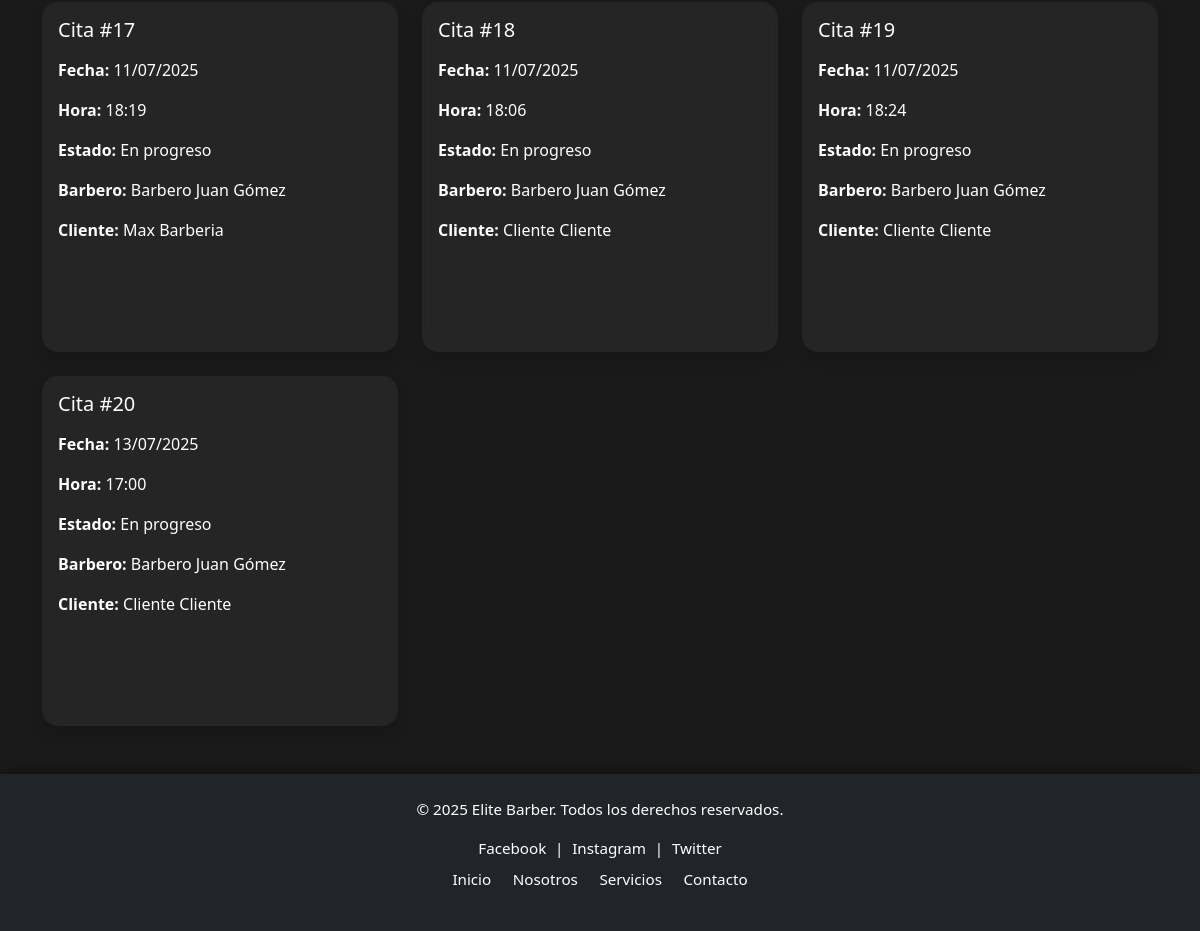
The page /registro_citas/ (lower part) on the database as committed earlier.
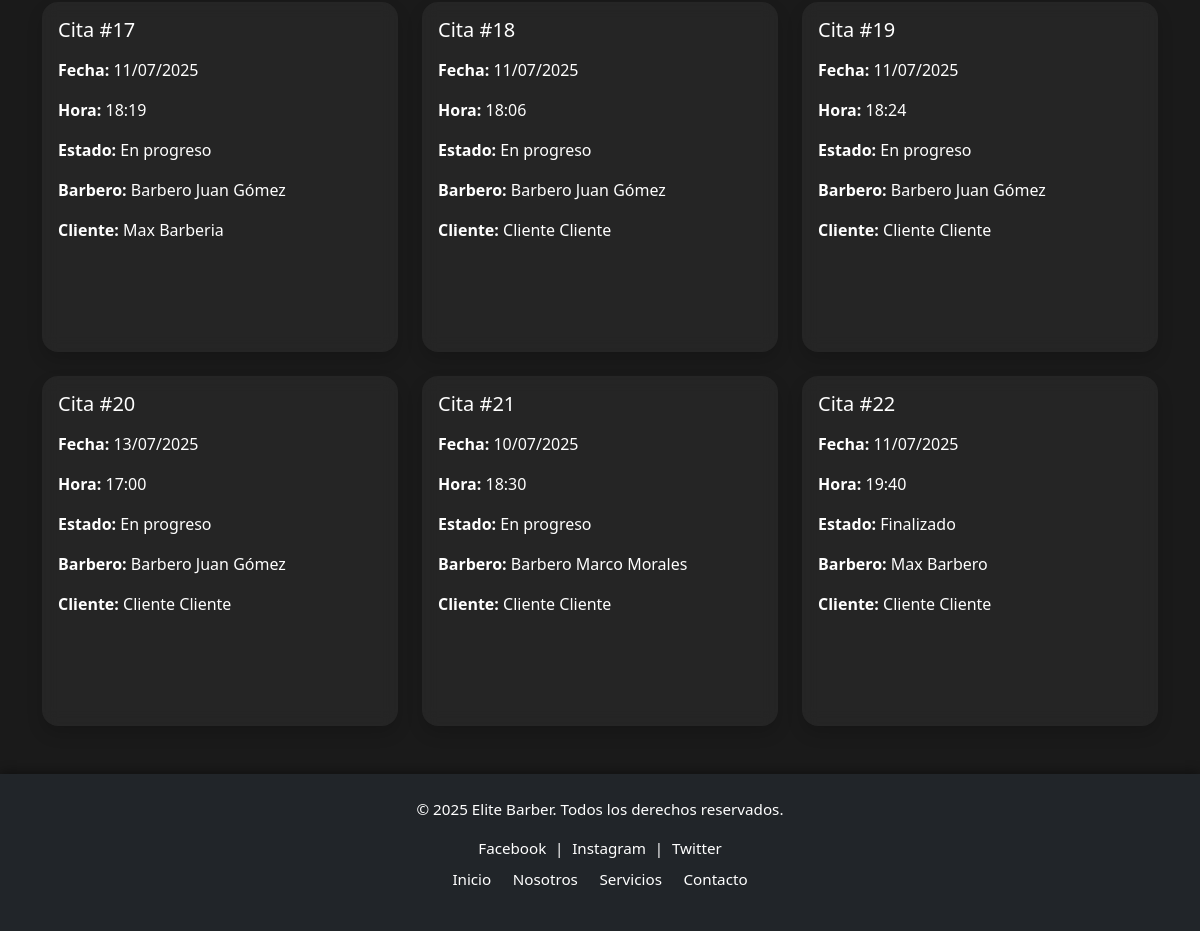
The same page on the database as committed later.
### gestion3/models.py (models this page shows, shortened)
class Cita(models.Model):
    id_cita = models.AutoField(primary_key=True)
    id_cliente = models.ForeignKey(Usuario, on_delete=models.CASCADE, related_name='citas_cliente')
    id_servicio = models.ForeignKey(Servicio, on_delete=models.CASCADE)
    id_estado_cita = models.ForeignKey(EstadoCita, on_delete=models.CASCADE)
    fecha_cita = models.DateField()
    hora_cita = models.TimeField()

class EstadoCita(models.Model):
    id_estado_cita = models.AutoField(primary_key=True)
    ESTADO_CITA_CHOICES = [
        ('En progreso', 'En progreso'),
        ('Finalizado', 'Finalizado'),
        ('Cancelado', 'Cancelado'),
    ]
    estado_cita = models.CharField(max_length=20, choices=ESTADO_CITA_CHOICES)

class Servicio(models.Model):
    id_servicio = models.AutoField(primary_key=True)
    id_usuario = models.ForeignKey(Usuario, on_delete=models.CASCADE)
    id_subservicio = models.ForeignKey(SubServicio, on_delete=models.CASCADE)
    descripcion = models.TextField(null=True, blank=True)
    duracion_minutos = models.PositiveIntegerField()
    precio = models.FloatField()

class Usuario(models.Model):
    id_usuario = models.AutoField(primary_key=True)
    id_tipo_usuario = models.ForeignKey(TipoUsuario, on_delete=models.CASCADE)
    nombre = models.CharField(max_length=100)
    apellido = models.CharField(max_length=100)
    telefono = models.CharField(max_length=20, null=True, blank=True)
    correo = models.EmailField(null=True, blank=True)
    contraseña_hash = models.CharField(max_length=255)
    descripcion_usuario = models.TextField(null=True, blank=True)
    imagen = models.ImageField(upload_to='usuarios/', null=True, blank=True)
    id_estado_usuario = models.ForeignKey(EstadoUsuario, on_delete=models.CASCADE)

### gestion3/views.py (the view)
# urls.py: path('registro_citas/', views.registro_citas, name='registro_citas'),
def registro_citas(request):
    citas = Cita.objects.all()
    citas_con_valoracion = []
    for cita in citas:
        observaciones = ValoracionObservacion.objects.filter(id_cita=cita)
        if observaciones.exists():
            valoracion = observaciones.first().valoracion
            observaciones_list = [obs.id_observacion.nombre_observacion for obs in observaciones]
        else:
            valoracion = None
            observaciones_list = []
        citas_con_valoracion.append({
            'cita': cita,
            'valoracion': valoracion,
            'observaciones': observaciones_list
        })
    return render(request, 'gestion3/registro_citas.html', {
        'citas_con_valoracion': citas_con_valoracion
    })

### gestion3/context_processors.py (called while the page is built)
def tipo_usuario_context(request):
    tipo_usuario = None
    if request.session.get('usuario_id'):
        try:
            usuario = Usuario.objects.get(id_usuario=request.session['usuario_id'])
            tipo_usuario = usuario.id_tipo_usuario.tipo
        except Usuario.DoesNotExist:
            pass
    return {'tipo_usuario': tipo_usuario}

### gestion3/templates/gestion3/registro_citas.html (shortened to what this page needs)
{% load static %}
<!DOCTYPE html>
<html lang="es">
<head>
  <link href="https://cdn.jsdelivr.net/npm/bootstrap@5.3.0/dist/css/bootstrap.min.css" rel="stylesheet" />
  <link rel="stylesheet" href="{% static 'gestion3/css/nav.css' %}" />
  <link rel="stylesheet" href="{% static 'gestion3/css/historial_citas.css' %}" />
</head>
<body>
  {% include 'gestion3/nav.html' %}
  <main class="container py-5">
    <div class="row g-4">
      {% for item in citas_con_valoracion %}
        <div class="col-md-6 col-lg-4">
          <div class="card cita-card shadow {% if item.cita.id_estado_cita.estado_cita == 'Finalizado' %}finalizada{% elif item.cita.id_estado_cita.estado_cita == 'Cancelado' %}rechazada{% else %}activa{% endif %}">
            <div class="card-body">
              <h5 class="card-title mb-3">Cita #{{ item.cita.id_cita }}</h5>
              <p><strong>Fecha:</strong> {{ item.cita.fecha_cita|date:"d/m/Y" }}</p>
              <p><strong>Hora:</strong> {{ item.cita.hora_cita }}</p>
              <p><strong>Estado:</strong> {{ item.cita.id_estado_cita.estado_cita }}</p>
              <p><strong>Barbero:</strong> {{ item.cita.id_servicio.id_usuario.nombre }} {{ item.cita.id_servicio.id_usuario.apellido }}</p>
              <p><strong>Cliente:</strong> {{ item.cita.id_cliente.nombre }} {{ item.cita.id_cliente.apellido }}</p>
            </div>
          </div>
        </div>
      {% empty %}
        <div class="col-12 text-center">
          <p class="text-muted fs-5">No hay citas registradas.</p>
        </div>
      {% endfor %}
    </div>
  </main>
{% include 'gestion3/footer.html' %}
</body>
</html>

Rows that differ between the two databases and show on the page:
added Cita: cita.id_cita "21", cita.fecha_cita "10/07/2025", cita.hora_cita "18:30", cita.id_estado_cita.estado_cita "En progreso", cita.id_servicio.id_usuario.nombre "Barbero Marco", cita.id_servicio.id_usuario.apellido "Morales", cita.id_cliente.nombre "Cliente", cita.id_cliente.apellido "Cliente"
added Cita: cita.id_cita "22", cita.fecha_cita "11/07/2025", cita.hora_cita "19:40", cita.id_estado_cita.estado_cita "Finalizado", cita.id_servicio.id_usuario.nombre "Max", cita.id_servicio.id_usuario.apellido "Barbero", cita.id_cliente.nombre "Cliente", cita.id_cliente.apellido "Cliente"
